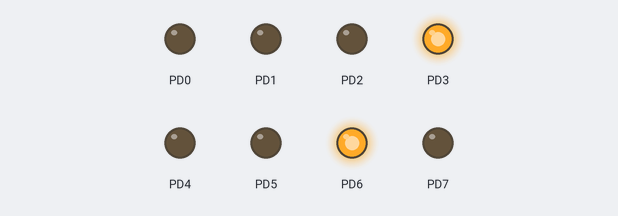
This program was run on a simulated ATmega16, built with avr-gcc and emulated at 1 MHz. Shown: output pins drawn as LEDs (lit = HIGH). At 0.0 s the program stops and its outputs stay as they are.

Above: at 0.1 s.
Timing chart, 0 to 1.5 s (numbered marks = the images above):
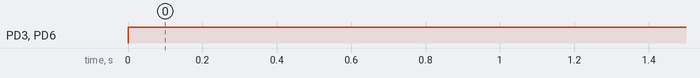

The program:

main.c
```c
/*
 * GccApplication1.c
 *
 * Created: 16-10-2014 14:26:48
 *  Author: Sach
 */


#include <avr/io.h>
#include <util/delay.h>


int main(void)
{

	DDRD = 0xFF;
	PORTD = 0x00;
	while(1)
	{
		PORTD |= (1<<6);
		PORTD &= ~(1<<1);
		PORTD |= (1<<3);
		PORTD &= ~(1<<2);
	}
}
```

Measured:
- by itself, PD3, PD6: LOW → HIGH at 0.00 s
